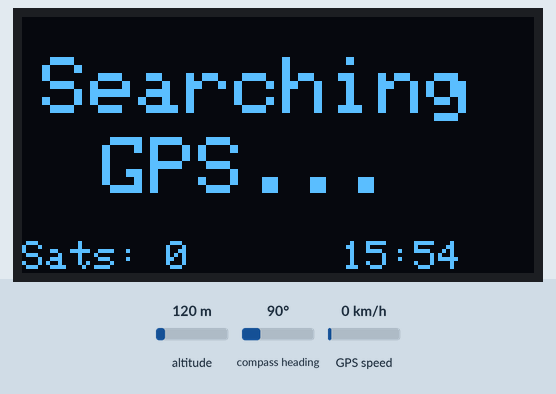
Recording of a sketch running on a simulated ESP32. On the bench: 128×64 one-colour display. The test bench sets the inputs (shaded band); at power-on: altitude 120 m, GPS speed 0 km/h, compass heading 90°. The GPS gets a fix after 3 s at 37.7749, -122.4194 with 8 satellites; what the sketch prints to the serial monitor is not drawn.

Above: at 2.1 s.
At 3.2 s:
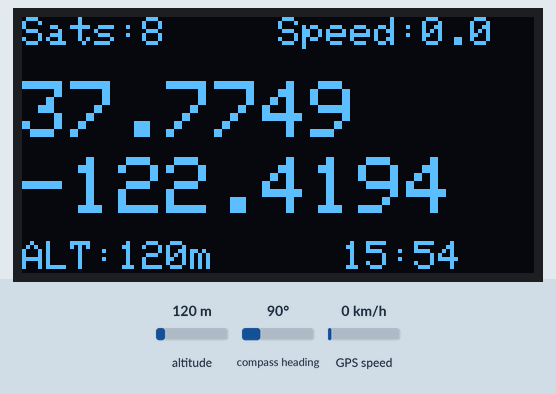
3.3 s: altitude set to 20 m
At 5.2 s:
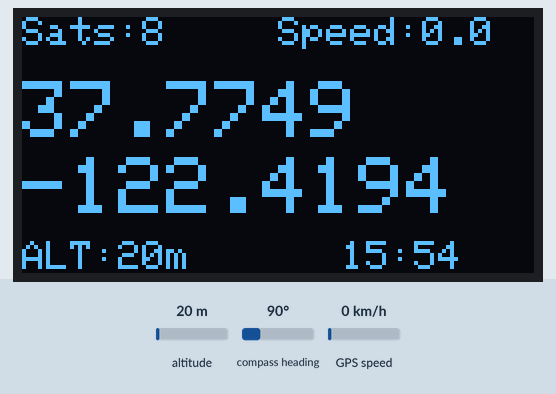
5.5 s: GPS speed set to 2 km/h
7.5 s: altitude set to 250 m
At 9.0 s:
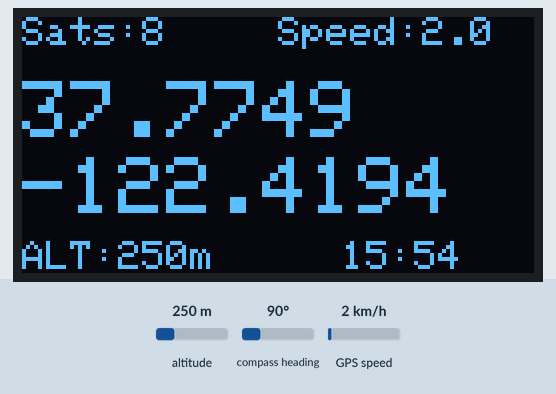
9.6 s: GPS speed set to 30 km/h
At 10.6 s:
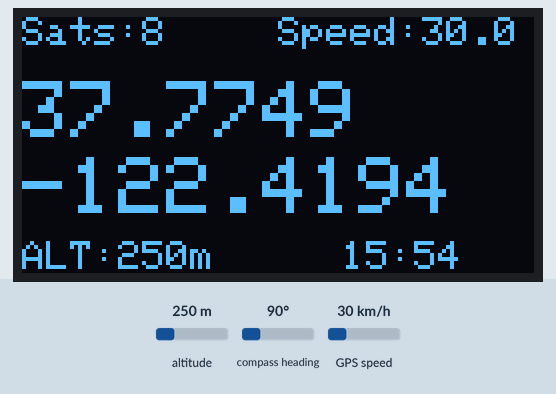
Timing chart, 0 to 12.6 s (numbered marks = the images above; inputs shaded):
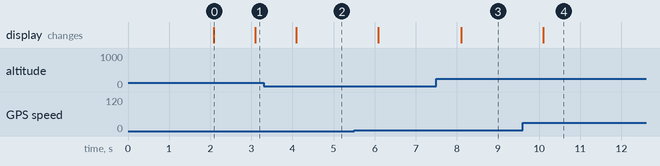

The sketch:

diy-gps.ino
```cpp
#include <TinyGPS++.h>
#include <Wire.h>
#include <Adafruit_GFX.h>
#include <Adafruit_SSD1306.h>

#define SCREEN_WIDTH 128
#define SCREEN_HEIGHT 64
#define OLED_RESET -1
#define SCREEN_ADDRESS 0x3C

Adafruit_SSD1306 display(SCREEN_WIDTH, SCREEN_HEIGHT, &Wire, OLED_RESET);
TinyGPSPlus gps;
bool debugMode = true;

// Time zone offset for IST (UTC+5:30)
const int TIME_ZONE_OFFSET_HOURS = 5;
const int TIME_ZONE_OFFSET_MINUTES = 30;

void setup() {
  Serial.begin(115200);
  Serial2.begin(9600, SERIAL_8N1, 16, -1);

  if(!display.begin(SSD1306_SWITCHCAPVCC, SCREEN_ADDRESS)) {
    Serial.println(F("SSD1306 failed"));
    for(;;);
  }

  display.clearDisplay();
  display.setTextColor(SSD1306_WHITE);
  display.cp437(true);


  display.clearDisplay();
  display.setTextSize(2);
  display.setCursor(15, 20);
  display.println("GPS INIT...");
  display.display();
  delay(2000);

  if(debugMode) Serial.println("GPS Device Starting...");
}

void loop() {
  static unsigned long lastDisplay = 0;

  while (Serial2.available()) {
    if (gps.encode(Serial2.read())) {
      if (millis() - lastDisplay > 1000) {
        lastDisplay = millis();
        updateDisplay();
        if(debugMode) printStatus();
      }
    }
  }
}

// UTC to IST conversion
void getISTTime(int utc_hour, int utc_minute, int &ist_hour, int &ist_minute) {
  ist_minute = utc_minute + TIME_ZONE_OFFSET_MINUTES;
  ist_hour = utc_hour + TIME_ZONE_OFFSET_HOURS;

  if(ist_minute >= 60) {
    ist_hour += 1;
    ist_minute -= 60;
  }

  if(ist_hour >= 24) {
    ist_hour -= 24;
  }
}

void printStatus() {
  Serial.println("\n=== GPS Status ===");
  Serial.print("Satellites: ");
  Serial.println(gps.satellites.value());

  if (gps.location.isValid()) {
    Serial.print("Position: ");
    Serial.print(gps.location.lat(), 6);
    Serial.print(", ");
    Serial.println(gps.location.lng(), 6);

    if (gps.altitude.isValid()) {
      Serial.print("Altitude: ");
      Serial.print(gps.altitude.meters());
      Serial.println("m");
    }
  } else {
    Serial.println("Waiting for GPS fix...");
  }
  Serial.println("================");
}

void updateDisplay() {
  display.clearDisplay();

  if (gps.location.isValid()) {
    display.setTextSize(1);
    display.setCursor(0, 0);
    display.print("Sats:");
    display.print(gps.satellites.value());


    if (gps.speed.isValid()) {
      display.setCursor(64, 0);
      display.print("Speed:");
      display.print(gps.speed.kmph(), 1);
    }


    display.setTextSize(2);
    display.setCursor(0, 16);
    display.print(gps.location.lat(), 4);
    display.setCursor(0, 35);
    display.print(gps.location.lng(), 4);


    if (gps.altitude.isValid()) {
      display.setTextSize(1);
      display.setCursor(0, 56);
      display.print("ALT:");
      display.print(gps.altitude.meters(), 0);
      display.print("m");
    }


    if (gps.time.isValid()) {
      int ist_hour, ist_minute;
      getISTTime(gps.time.hour(), gps.time.minute(), ist_hour, ist_minute);

      display.setTextSize(1);
      display.setCursor(80, 56);
      if (ist_hour < 10) display.print("0");
      display.print(ist_hour);
      display.print(":");
      if (ist_minute < 10) display.print("0");
      display.print(ist_minute);
    }

  } else {

    display.setTextSize(2);
    display.setCursor(5, 10);
    display.println("Searching");
    display.setCursor(20, 30);
    display.println("GPS...");

    display.setTextSize(1);
    display.setCursor(0, 56);
    display.print("Sats: ");
    display.print(gps.satellites.value());

    if (gps.time.isValid()) {
      int ist_hour, ist_minute;
      getISTTime(gps.time.hour(), gps.time.minute(), ist_hour, ist_minute);

      display.setCursor(80, 56);
      if (ist_hour < 10) display.print("0");
      display.print(ist_hour);
      display.print(":");
      if (ist_minute < 10) display.print("0");
      display.print(ist_minute);
    }
  }

  display.display();
}
```

Measured:
- after the input at 3.3 s, the display: changes after 0.79 s (image 2)
- after the input at 7.5 s, the display: changes after 0.60 s (image 3)
- after the input at 9.6 s, the display: changes after 0.50 s (image 4)
- what the display in image 0 shows lasts 1.0 s, from 2.1 s to 3.1 s
